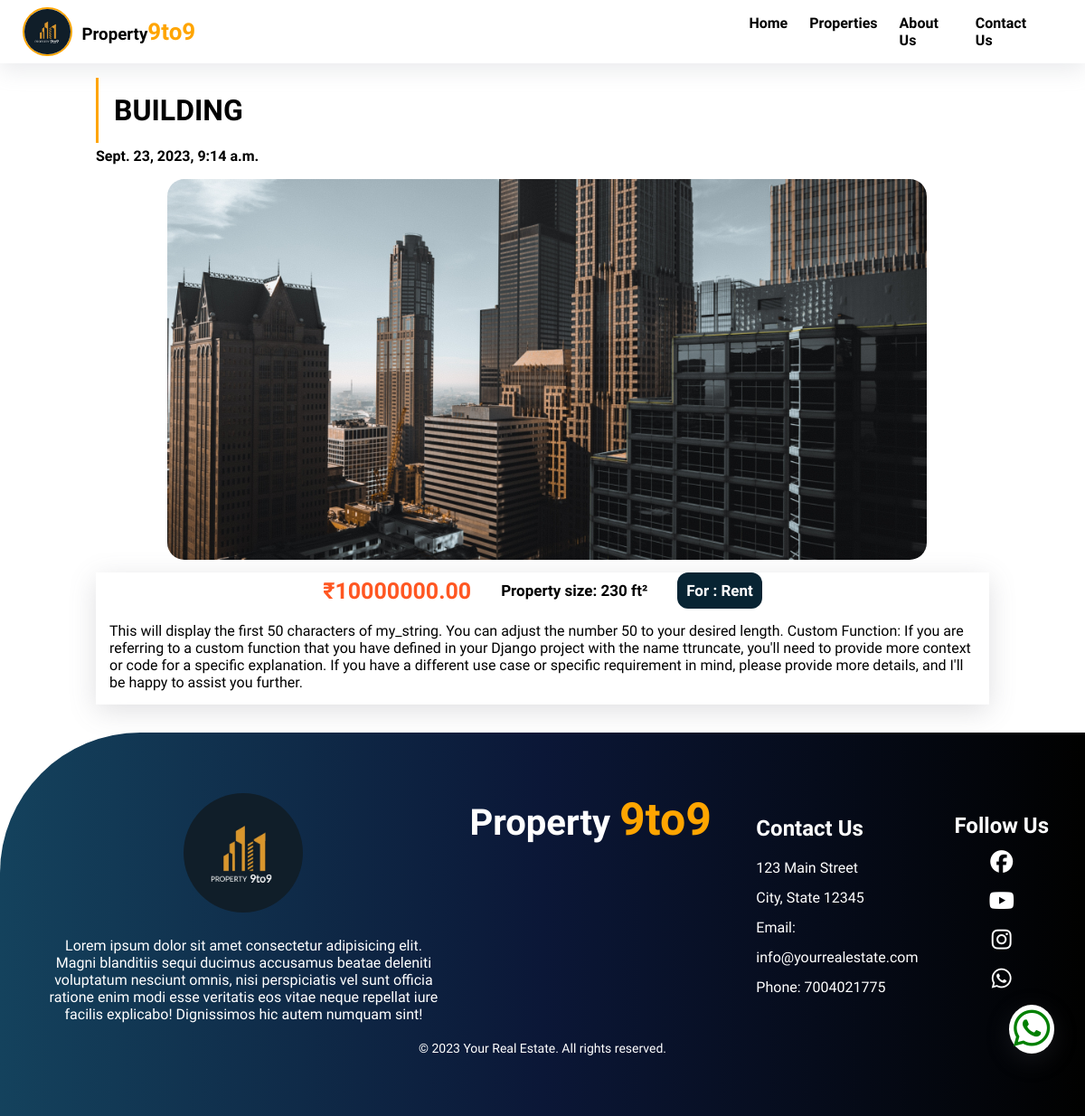
/proper/building, run on the app's committed database.
### realapp/models.py (models this page shows, shortened)
class Property(models.Model):
    title = models.CharField(max_length=200)
    description = models.TextField()
    price = models.DecimalField(max_digits=10, decimal_places=2)
    bedrooms = models.IntegerField(null=True,blank=True)
    bathrooms = models.DecimalField(max_digits=4, decimal_places=2,null=True,blank=True)
    sqft = models.IntegerField()
    photo = models.ImageField(upload_to='property_photos')
    created_at = models.DateTimeField(auto_now_add=True)
    slug = AutoSlugField(populate_from='title',null=True,default=None)
    types = models.CharField(max_length=10, choices=TYPE_CHOICES)

### realapp/views.py (the view)
# urls.py: path("proper/<str:slug>",views.property_detail,name="property_detail"),
def property_detail(request,slug):
    property = Property.objects.filter(slug=slug)
    return render(request, "property_deatil_page.html",{'property':property,})

### realapp/templates/property_deatil_page.html (shortened to what this page needs)
{% extends 'index.html' %}
{% block start %}
{% for x in property %}
<div class="property_detail_container">
    <h1 class="propertyHeading">{{x.title}}</h1>
    <div class="third">{{x.created_at}}</div>
    <div class="images">
        <img src="{{x.photo.url}}" alt="">
    </div>
    <div class="shadow">
    <div class="detail">
        <p class="price">₹{{x.price}}</p>
        <p>Property size: {{x.sqft}} ft²</p>
<div class="status">
    <p>For : {{x.types}}</p>
</div>
    </div>
    <div class="description">
        <p>{{x.description }}</p>
    </div>
</div>
</div>
{% endfor %}
{% endblock start %}

### realapp/static/css/style.css (style rules this page uses)
* { padding: 0; margin: 0; box-sizing: border-box; font-family: 'Mooli', sans-serif; }
.propertyHeading { padding: 17px; border-left: 3px solid orange; text-transform: uppercase; }
.third { font-weight: 600; line-height: 30px; }
.property_detail_container { padding: 1rem; width: 85%; margin: auto; }
.images img { width: 85%; height: 421px; margin: 10px 8%; object-fit: cover; border-radius: 19px; }
.detail { display: flex; align-items: center; gap: 33px; justify-content: center; font-size: 17px; font-weight: 600; }
.description { padding: 15px; margin-bottom: 15px; }
.status { background-color: #082433; color: white; padding: 10px; border-radius: 12px; }
.price { color: #ff5722; font-size: 25px; }
.shadow { box-shadow: rgba(100, 100, 111, 0.2) 0px 7px 29px 0px; }

### data on the page
Property: title "BUILDING", created_at "Sept. 23, 2023, 9:14 a.m.", photo (picture), price "10000000.00", sqft "230", types "Rent", description "This will display the first 50 characters of my_string. You can adjust the number 50 to your desired length. Custom Function: If you are referring to a custom function that you have defined in your Django project with the name ttruncate, you'll need to provide more context or code for a specific explanation. If you have a different use case or specific requirement in mind, please provide more details, and I'll be happy to assist you further."
